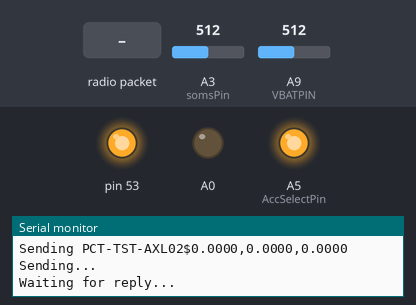
Bench run of a sketch on a simulated Arduino Mega 2560, built with avr-gcc and run on an emulated ATmega2560. Parts: output pins drawn as LEDs (lit = HIGH), the last lines printed to the serial monitor. The inputs (shaded band) are chosen by the test bench; at power-on: A3 (somsPin) = 512, A9 (VBATPIN) = 512. Random numbers use the default seed unless the sketch sets one; no radio packets arrive unless stated.

Above: at 6.6 s.
6.7 s: radio packet "ACK1" arrives
At 18.4 s:
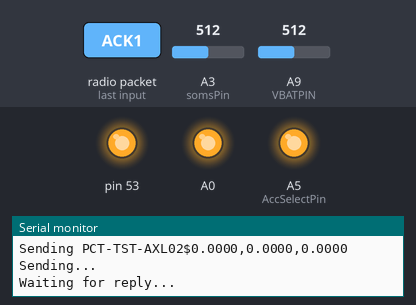
19.4 s: radio packet "1" arrives
At 30.64 s:
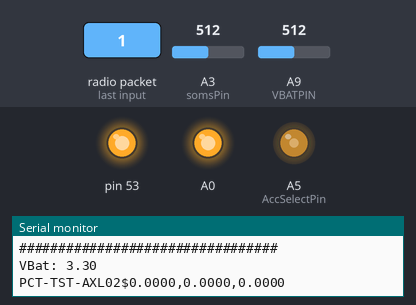
Timing chart, 0 to 32.2 s (numbered marks = the images above; inputs shaded):
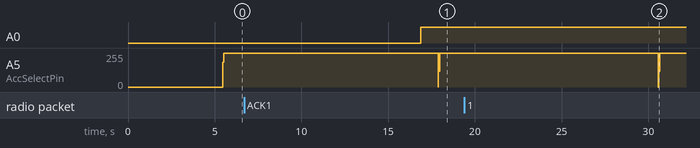

The sketch:

tilt_900mhz_32u4_scl3300.ino
```cpp
#include <math.h>
#include <SPI.h>
//#include <avr/dtostrf.h>
#include <RH_RF95.h>
#include <Wire.h>

const int AccSelectPin = A5;
SPISettings settingSCA(2000000, MSBFIRST, SPI_MODE0);

#define RFM95_CS 8
#define RFM95_RST 4
#define RFM95_INT 7
#define RF95_FREQ 868.0

#define SENSEID "02"
#define AREA "PCT"
// MSL - 19 - 21
// SMR - 22 - 24
// MUR - 25 - 27
// MGA - 28 - 29
// RDO - 30 - 32
// NIGBU - NGR
// NJT - 33 - 35
// MLY - 36 - 38
// NTE - 39 - 41
// SGD - 42 - 44
#define SITE "TST"
#define terminator "$"

#define VBATPIN A9
#define somsPin A3
#define SEND_RETRY_LIMIT 3

RH_RF95 rf95(RFM95_CS, RFM95_INT);

struct scl_data{
  double ang_x;
  double ang_y;
  double ang_z;
  // double temp;
} struct_scl_data;

struct lgr_data{
  float vol;
  float cur;
  float soms1;
  float axelTemp;
} struct_lgr_data;

void setup() {
  Serial.begin(9600);
  delay(2000);
  Serial.print(AREA);Serial.print("-");
  Serial.print(SITE); Serial.print("-");
  Serial.println(SENSEID);

  digitalWrite(RFM95_RST, LOW);
  delay(10);
  digitalWrite(RFM95_RST, HIGH);
  delay(10);

  while (!rf95.init()) {
    Serial.println("LoRa radio init failed");
    while (1);
  }

  if (!rf95.setFrequency(RF95_FREQ)) {
    Serial.println("setFrequency failed");
  }
  Serial.print("Set Freq to: "); Serial.println(RF95_FREQ);

  rf95.setTxPower(20, false);

  Serial.println("done initializing......\n");

  SPI.begin();
  pinMode(AccSelectPin, OUTPUT);
  // set_mode4();
  // enableANG(); // enable angle outputs

  randomSeed(analogRead(1));
  delay(random(3000,4000));
  blinkled();
  Serial.println("done setup");
}

void loop(){

  struct scl_data sc = scl_ave_axl();
  struct lgr_data lgr = get_data_lgr();
  // sc = scl_temp_comp(sc);

  char line1[50] = AREA;//axl gravity
  char line3[57] = AREA;//ina power + soms

  //build/parse the line packets

  buildLineAXL(line1,sc);
  buildLineSMS(line3,lgr);

  //transmit data
  sendLine(line1,1);
  // sendLine(line2,50,2);
  sendLine(line3,3);

  Serial.println("#################################");
  pinMode(A0,OUTPUT);
  // digitalWrite(A0,LOW);
  // delay(1000);
  digitalWrite(A0,HIGH);
  delay(1000);
}

struct scl_data scl_ave_axl(){
  int samples = 1;
  double X = 0.0;
  double Y = 0.0;
  double Z = 0.0;
  // double temp = 0.0;

  struct scl_data sc;
  // for(int i = samples; i>0; i-- ){
  //   X = X + get_accx();
  //   Y = Y + get_accy();
  //   Z = Z + get_accz();
  //   delay(100); // scl3300 10hz at mode 4 inclination mode
  // }
  // sc.ang_x = X / (samples*1.0);
  // sc.ang_y = Y / (samples*1.0);
  // sc.ang_z = Z / (samples*1.0);
  // // sc.temp = getTemp();

  sc.ang_x = get_accx();
  sc.ang_y = get_accy();
  sc.ang_z = get_accz();
  // Serial.println(sc.ang_x);
  // Serial.println(sc.ang_y);
  // Serial.println(sc.ang_z);
  return sc;
}

struct lgr_data get_data_lgr(){
  struct lgr_data dt;

  dt.vol = get_bat_vol();
  dt.cur = get_cur();
  dt.soms1 = get_soms_VWC(somsPin);
  dt.axelTemp = getTemp();

  return dt;
}
```

rf95.ino
```cpp
void buildID(char* line,char* sensor){
  strcat(line,"-");
  strcat(line,SITE);
  strcat(line,"-");
  strcat(line,sensor);
  strcat(line,SENSEID);
  strcat(line,terminator);
}

bool ack2(char* reply){
  if ((reply != NULL) && (reply[0] == '\0')) {
    Serial.println("Empty reply buffer.");
    return false;
  } else {
    return true;
  }

  // char* pch;
  // pch = strstr(reply,"ACK");
  // if (pch != NULL){
  //   return true;
  // } else {
  //   Serial.println("No ACK found.");
  //   return true;
  //   // return false;
  // }
}


void sendLine(char* line,int blinks){
  uint8_t buf[RH_RF95_MAX_MESSAGE_LEN];
  uint8_t  len = sizeof(buf);
  int retry = 0;
  int del = 1500;
  int trueLen = 0;

  do{
//    assignNull(buf); // di daw kailangang i-clear ang integer array / buffer

    Serial.print("..........................................");
    Serial.println(del);
    for(int i=0;i<blinks;i++)blinkled();

    Serial.print("Sending "); Serial.println(line);

    Serial.println("Sending...");
    delay(10);

    append_retry(line,retry);
    trueLen = strlen(line) + 1;
    if (!(rf95.send((uint8_t *)line, trueLen))){
      Serial.println("CAD timeout before clear channel was detected!");
    }

    rf95.waitPacketSent();


    // Now wait for a reply
    Serial.println("Waiting for reply...");
    if (rf95.waitAvailableTimeout(del))
    {
      // Should be a reply message for us now
      if (rf95.recv(buf, &len))
      {
        Serial.print(">>: ");
        Serial.println((char*)buf);
        Serial.print("RSSI: ");
        Serial.println(rf95.lastRssi(), DEC);
      } else {
        Serial.println("Receive failed");
      }
    }
    Serial.print("\t retry count: ");
    Serial.println(retry);

    retry++;

  // }while(strcmp((char*)buf,"ACK") && (retry < SEND_RETRY_LIMIT));
  }while(!ack3((char*)buf) && (retry < SEND_RETRY_LIMIT));
}


bool ack(char* reply){
  char* pch;
  pch = strstr(reply,"ACK1");
  if (pch != NULL){
    return true;
  } else {
    // Serial.println("No ACK found.");
    // return true;
     return false;
  }
}

bool ack3(char* reply){
  char* pch;
  char ack[6];
  assignNull(ack);
  char tmpString[4] = "ACK";
  strcat(ack,tmpString);
  strncat(ack,SENSEID,2);

  pch = strstr(reply,ack);
  if (pch != NULL){
    return true;
  } else {
    // Serial.println("No ACK found.");
    // return true;
     return false;
  }
}


/*
void sendLine(char* line,int inLen,int blinks){
  uint8_t buf[RH_RF95_MAX_MESSAGE_LEN];
  uint8_t  len = sizeof(buf);
  int retry = 0;
  do{
    // randomSeed(analogRead(1));
    // int del = random(1500,2000);
    int del = 1500;

    Serial.print("..........................................");
    Serial.println(del);
    for(int i=0;i<blinks;i++)blinkled();

    Serial.print("Sending "); Serial.println(line);
    Serial.println("Sending...");
    delay(10);
    if (!(rf95.send((uint8_t *)line, inLen))){
      Serial.println("CAD timeout before clear channel was detected!");
    }

    // Serial.println("Waiting for packet to complete...");
    // delay(10);
    rf95.waitPacketSent();

    // Now wait for a reply
    Serial.println("Waiting for reply...");
    if (rf95.waitAvailableTimeout(del)) // bakit random ito? di kailangan na random ito
    {
      // Should be a reply message for us now
      if (rf95.recv(buf, &len))
     {
        Serial.print(">>: ");
        Serial.println((char*)buf);
        Serial.print("RSSI: ");
        Serial.println(rf95.lastRssi(), DEC);
      }
      else
      {
        Serial.println("Receive failed");
      }
    }
    else
    {
      retry++;
      Serial.print("No reply, is there a listener around?");
      Serial.print("\t retry: ");
      Serial.println(retry);

    }
  // }while(strcmp((char*)buf,"ACK") && (retry < SEND_RETRY_LIMIT));
  }while(!ack((char*)buf) && (retry < SEND_RETRY_LIMIT));
}

*/
void buildLineAXL(char* line, struct scl_data dt){
  char sensorType[4] = "AXL";
  char tmpString[5];
  buildID(line,sensorType);

  assignNull(tmpString);

  dtostrf(dt.ang_x,5,4,tmpString);
  strcat(line,tmpString);
  strcat(line,",");

  dtostrf(dt.ang_y,5,4,tmpString);
  strcat(line,tmpString);
  strcat(line,",");

  dtostrf(dt.ang_z,5,4,tmpString);
  strcat(line,tmpString);

  Serial.println(line);
}

void buildLineSMS(char* line, struct lgr_data dt){
  char sensorType[4] = "SMS";
  char tmpString[5];
  buildID(line,"SMS");

  assignNull(tmpString);
  // insert "BTV:" - battery voltage here
  strcat(line,"BTV:");
  dtostrf(dt.vol,5,4,tmpString);
  strcat(line,tmpString);
  strcat(line,",");
  // insert "BTA:" - Battery amperage ? Current
  strcat(line,"BTA:");
  dtostrf(dt.cur,5,4,tmpString);
  strcat(line,tmpString);
  strcat(line,",");
  // insert "VWC:"  - volumetric water content
  strcat(line,"VWC:");
  dtostrf(dt.soms1,5,4,tmpString);
  strncat(line,tmpString,5);
  strcat(line,",");
  // insert "ACT:" - Accel Temperature
  strcat(line,"ACT:");
  dtostrf(dt.axelTemp,5,4,tmpString);
  strncat(line,tmpString,5);
  // strcat(line,",");

  Serial.println(line);
}

void append_retry(char* line, int retry){
  char tmpString[3];
  assignNull(tmpString);
  strcat(line,",crc");
  dtostrf(retry,2,0,tmpString);
  strcat(line,tmpString);
}

void blinkled(){
  digitalWrite(LED_BUILTIN, HIGH);   // turn the LED on (HIGH is the voltage level)
  delay(100);                       // wait for a second
  digitalWrite(LED_BUILTIN, LOW);    // turn the LED off by making the voltage LOW
  delay(100);                       // wait for a second
}

void assignNull(char* txt){
  for(int i=0;i<strlen(txt);i++){
    txt[i] = '\0';
  }
}
```

scl3300.ino
```cpp
void who(){
  uint32_t WHOAMI = 0x40000091;
  SPI.beginTransaction(settingSCA);
  digitalWrite(AccSelectPin, LOW);
  delay(10);
  SPI.transfer(0x40);
  SPI.transfer(0x00);
  SPI.transfer(0x00);
  SPI.transfer(0x91);
  digitalWrite(AccSelectPin, HIGH);
  SPI.endTransaction();
  delay(1);
  SPI.beginTransaction(settingSCA);
  digitalWrite(AccSelectPin, LOW);
  byte a = SPI.transfer(0x00);
  byte b = SPI.transfer(0x00);
  byte c = SPI.transfer(0x00);
  byte d = SPI.transfer(0x00);
  digitalWrite(AccSelectPin, HIGH);
  SPI.endTransaction();
  Serial.print(a,HEX);
  Serial.print(b,HEX);
  Serial.print(c,HEX);
  Serial.println(d,HEX);
}


double getTemp(){
  SPI.beginTransaction(settingSCA);
  digitalWrite(AccSelectPin, LOW);
  delay(1);
  SPI.transfer(0x14);
  SPI.transfer(0x00);
  SPI.transfer(0x00);
  SPI.transfer(0xEF);
  digitalWrite(AccSelectPin, HIGH);
  SPI.endTransaction();
  delay(1);
  SPI.beginTransaction(settingSCA);
  digitalWrite(AccSelectPin, LOW);
  byte a = SPI.transfer(0x00);
  byte b = SPI.transfer(0x00);
  byte c = SPI.transfer(0x00);
  byte d = SPI.transfer(0x00);
  digitalWrite(AccSelectPin, HIGH);
  SPI.endTransaction();
  int result = (( b << 8) | c );
  double temp = -273.0 + ((result*1.0)/18.9);
  return temp;
}

void scl_temp(char* tmpString){
  //  140000EF
  SPI.beginTransaction(settingSCA);
  digitalWrite(AccSelectPin, LOW);
  delay(1);
  SPI.transfer(0x14);
  SPI.transfer(0x00);
  SPI.transfer(0x00);
  SPI.transfer(0xEF);
  digitalWrite(AccSelectPin, HIGH);
  SPI.endTransaction();
  delay(1);
  SPI.beginTransaction(settingSCA);
  digitalWrite(AccSelectPin, LOW);
  byte a = SPI.transfer(0x00);
  byte b = SPI.transfer(0x00);
  byte c = SPI.transfer(0x00);
  byte d = SPI.transfer(0x00);
  digitalWrite(AccSelectPin, HIGH);
  SPI.endTransaction();
  int result = (( b << 8) | c );
  float temp = -273.0 + ((result*1.0)/18.9);
  dtostrf(temp,6,5,tmpString);
}

double get_accx(){
  SPI.beginTransaction(settingSCA);
  digitalWrite(AccSelectPin, LOW);
  delay(10);
  SPI.transfer(0x04);
  SPI.transfer(0x00);
  SPI.transfer(0x00);
  SPI.transfer(0xF7);
  digitalWrite(AccSelectPin, HIGH);
  SPI.endTransaction();
  delay(1);
  SPI.beginTransaction(settingSCA);
  digitalWrite(AccSelectPin, LOW);
  byte a = SPI.transfer(0x00);
  byte b = SPI.transfer(0x00);
  byte c = SPI.transfer(0x00);
  byte d = SPI.transfer(0x00);
  digitalWrite(AccSelectPin, HIGH);
  SPI.endTransaction();
  int16_t result = (( b << 8) | c );
  double acc = ((result*1.0)/6000.0);
  return acc;
}

double get_accy(){
  SPI.beginTransaction(settingSCA);
  digitalWrite(AccSelectPin, LOW);
  delay(10);
  SPI.transfer(0x08);
  SPI.transfer(0x00);
  SPI.transfer(0x00);
  SPI.transfer(0xFD);
  digitalWrite(AccSelectPin, HIGH);
  SPI.endTransaction();
  delay(1);
  SPI.beginTransaction(settingSCA);
  digitalWrite(AccSelectPin, LOW);
  byte a = SPI.transfer(0x00);
  byte b = SPI.transfer(0x00);
  byte c = SPI.transfer(0x00);
  byte d = SPI.transfer(0x00);
  digitalWrite(AccSelectPin, HIGH);
  SPI.endTransaction();
  int16_t result = (( b << 8) | c );
  double acc = (result*1.0)/6000.0;
  return acc;
}

double get_accz(){
  SPI.beginTransaction(settingSCA);
  digitalWrite(AccSelectPin, LOW);
  delay(10);
  SPI.transfer(0x0C);
  SPI.transfer(0x00);
  SPI.transfer(0x00);
  SPI.transfer(0xFB);
  digitalWrite(AccSelectPin, HIGH);
  SPI.endTransaction();
  delay(1);
  SPI.beginTransaction(settingSCA);
  digitalWrite(AccSelectPin, LOW);
  byte a = SPI.transfer(0x00);
  byte b = SPI.transfer(0x00);
  byte c = SPI.transfer(0x00);
  byte d = SPI.transfer(0x00);
  digitalWrite(AccSelectPin, HIGH);
  SPI.endTransaction();
  int16_t result = (( b << 8) | c );
  double acc = (result*1.0)/6000.0;
  return acc;
}
```

soms_logger.ino
```cpp
float get_soms_VWC(int pin) {
 float somsADC = 0.0;
 float soms_avg_vwc = 0.0;
 float somsVWC = 0.0;
 int samples = 10;

 somsADC = (analogRead(pin) / 1023.0)*3.30;

 somsVWC = (2.97*somsADC*somsADC*somsADC) -
 (7.37*somsADC*somsADC) + (6.69*somsADC) - 1.92;

 for(int i = 0; i<10; i++){
   soms_avg_vwc = soms_avg_vwc + somsVWC;
 }
 return (soms_avg_vwc/10.0);
}

float get_cur(){
  return 0.0;
}

float get_bat_vol(){

  float measuredvbat = analogRead(VBATPIN);
  measuredvbat *= 2;    // we divided by 2, so multiply back
  measuredvbat *= 3.3;  // Multiply by 3.3V, our reference voltage
  measuredvbat /= 1024; // convert to voltage
  Serial.print("VBat: " ); Serial.println(measuredvbat);

  return measuredvbat;
}
```
